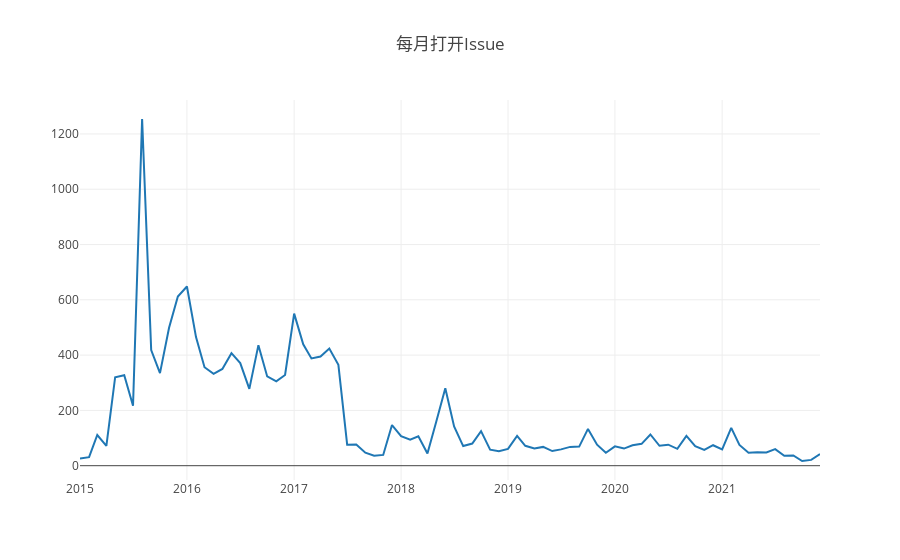

The notebook cell saved with this chart:
### Code cell
Promise.all(
    years.map(year=>{
    var q = `
        SELECT  count(*) count, toMonth(created_at) month FROM 
        github_log.events
        WHERE repo_id = ${repo_id} And toYear(created_at) = ${year}
        AND type = 'IssuesEvent'
        AND action = 'opened'
        group by month
        order by month
        `
    return openDigger.driver.clickhouse.query(q)
    })
).then(values=>{
    var dataPlot = [[],[]]
    var year = years[0]
    values.forEach(Oneyear=>{
        var count = []
        var month = []
        Oneyear.forEach(oneMonth=>{
            count.push(oneMonth['count'])
            month.push(year + '-' + oneMonth['month'])
        })
        year+=1
        dataPlot[0].push(...count)
        dataPlot[1].push(...month)
    })
    openDigger.render.plotly([{y:dataPlot[0],x:dataPlot[1]}], {title:'每月打开Issue'});
    
})

### Figure 1 — Plotly figure (JSON) as saved in the notebook; plotly's stock layout.template omitted (floating-point values rounded to 4 significant figures)
{"data": [{"x": ["2015-1", "2015-2", "2015-3", "2015-4", "2015-5", "2015-6", "2015-7", "2015-8", "2015-9", "2015-10", "2015-11", "2015-12", "2016-1", "2016-2", "2016-3", "2016-4", "2016-5", "2016-6", "2016-7", "2016-8", "2016-9", "2016-10", "2016-11", "2016-12", "2017-1", "2017-2", "2017-3", "2017-4", "2017-5", "2017-6", "2017-7", "2017-8", "2017-9", "2017-10", "2017-11", "2017-12", "2018-1", "2018-2", "2018-3", "2018-4", "2018-5", "2018-6", "2018-7", "2018-8", "2018-9", "2018-10", "2018-11", "2018-12", "2019-1", "2019-2", "2019-3", "2019-4", "2019-5", "2019-6", "2019-7", "2019-8", "2019-9", "2019-10", "2019-11", "2019-12", "2020-1", "2020-2", "2020-3", "2020-4", "2020-5", "2020-6", "2020-7", "2020-8", "2020-9", "2020-10", "2020-11", "2020-12", "2021-1", "2021-2", "2021-3", "2021-4", "2021-5", "2021-6", "2021-7", "2021-8", "2021-9", "2021-10", "2021-11", "2021-12"], "y": ["26", "31", "111", "72", "320", "327", "217", "1254", "418", "335", "499", "612", "648", "465", "356", "332", "350", "407", "371", "278", "436", "323", "305", "328", "550", "439", "388", "395", "424", "365", "76", "77", "47", "36", "39", "147", "107", "94", "106", "44", "159", "280", "142", "71", "80", "125", "58", "52", "61", "108", "72", "62", "68", "53", "59", "68", "69", "133", "76", "47", "70", "62", "74", "79", "113", "72", "76", "61", "108", "71", "57", "74", "59", "137", "75", "47", "49", "48", "60", "36", "37", "17", "21", "42"]}], "layout": {"autosize": true, "title": {"text": "每月打开Issue"}, "xaxis": {"autorange": true, "range": ["2015-01-01", "2021-12-01"], "type": "date"}, "yaxis": {"autorange": true, "range": [-51.72, 1323.0], "type": "linear"}}}
